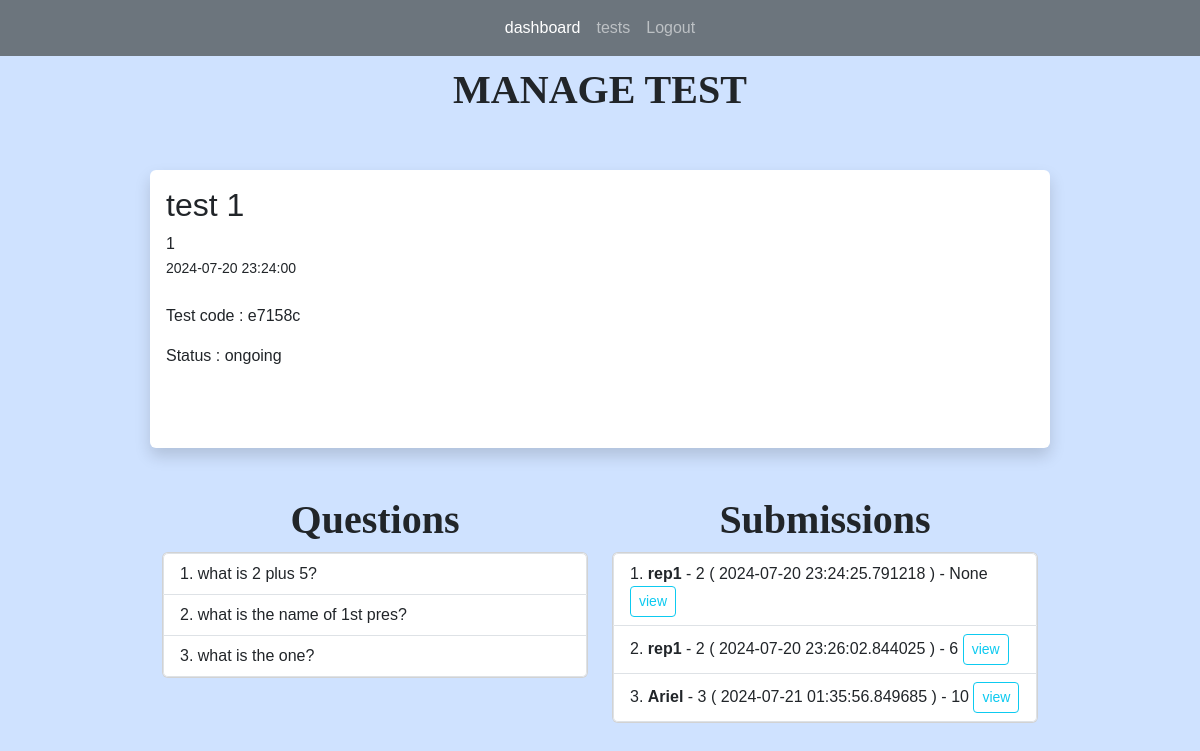
The page /tests/1 (signed in) on the database its author committed.
### app.py (models this page shows)
class Tests(db.Model):
    test_id = db.Column(db.Integer, primary_key=True)
    title = db.Column(db.String(255))
    start_date = db.Column(db.DateTime, nullable = False)
    end_date = db.Column(db.DateTime, nullable = False)
    status = db.Column(db.String(255))
    teacher_id = db.Column(db.Integer, db.ForeignKey('users.id'))
    teacher = db.relationship('Users', backref=db.backref('tests', lazy=True))
    questions = db.relationship("Questions", backref="question_list")
    code = db.Column(db.String(6), unique=True)  # column to store the unique code
    students = db.relationship('Users', secondary='test_students', backref=db.backref('tests_registered', lazy=True))
    submissions = db.relationship('Submission', backref='test_submissions', lazy=True)

class Questions(db.Model):
    question_id = db.Column(db.Integer, primary_key=True)
    question_text = db.Column(db.String(255), nullable=False)
    question_type = db.Column(db.String(255), nullable=False)
    points = db.Column(db.Integer, nullable=False)
    option1 = db.Column(db.String(255))
    option2 = db.Column(db.String(255))
    option3 = db.Column(db.String(255))
    option4 = db.Column(db.String(255))
    correct_opt = db.Column(db.Integer)
    correct_ans = db.Column(db.String(255))
    test_id = db.Column(db.Integer, db.ForeignKey('tests.test_id'))
    test = db.relationship('Tests', backref=db.backref('question_test', lazy=True))
    answer = db.relationship("Answers", uselist=False)

class Submission(db.Model):
    submission_id = db.Column(db.Integer, primary_key=True)
    student_id = db.Column(db.Integer, db.ForeignKey('users.id'))
    test_id = db.Column(db.Integer, db.ForeignKey('tests.test_id'))
    submitted_at = db.Column(db.DateTime, default=datetime.now)
    total_points = db.Column(db.Integer)
    student = db.relationship('Users', backref=db.backref('submitter', lazy=True))
    test = db.relationship('Tests', backref=db.backref('submission_test', lazy=True))
    answers = db.relationship('Answers', backref=db.backref('answered_questions', lazy=True), lazy=True)

class Users(db.Model, UserMixin):
    id = db.Column(db.Integer, primary_key = True)
    name = db.Column(db.String(200), nullable=False)
    email = db.Column(db.String(120), nullable=False, unique =True)
    password = db.Column(db.String(128), nullable=False)
    role = db.Column(db.String(80), nullable=False)
    submissions = db.relationship('Submission', backref='submitted_tests', lazy=True)

### app.py (the view)
@app.route('/tests/<int:id>', methods=['GET', 'POST'])
@login_required(role="teacher")
def test(id):
    test = Tests.query.get_or_404(id)
    questions = Questions.query.filter_by(test_id = id)
    return render_template('manage_test.html', test=test, questions=questions)

### app.py (called while the page is built)
@login_manager.user_loader
def load_user(user_id):
    return Users.query.get(int(user_id))

def login_required(role="ANY"):
    def wrapper(fn):
        @wraps(fn)
        def decorated_view(*args, **kwargs):
            if not current_user.is_authenticated:
               return login_manager.unauthorized()
            if ( (current_user.role != role) and (role != "ANY")):
                return login_manager.unauthorized()
            return fn(*args, **kwargs)
        return decorated_view
    return wrapper

### templates/manage_test.html (shortened to what this page needs)
{% extends 'index.html' %}
{% block content %}
<h1>MANAGE TEST</h1>
<br>
<br/>
<div class="shadow p-3 mb-5 bg-body rounded">
	<h2>{{ test.title }}</h2>
    {{ test.teacher_id }}<br/>
	<small>{{ test.start_date }}</small> <br/><br/>
	<p>
		Test code : {{ test.code }}
	</p>
	<p>
		Status : {{ test.status }}
	</p>
	<br/><br/>
</div>
<div class="container text-center">
	<div class="row">
	  <div class="col">
		<h1>Questions</h1>
	  </div>
	  <div class="col">
		<h1>Submissions</h1>
	  </div>
	</div>
	<div class="row">
	  <div class="col">
		<div class="card">
			<ul class="list-group list-group-numbered">
				{% for question in questions %}
				<li style="text-align: left;" class="list-group-item justify-content-between ">
					{{ question.question_text }}
				</li>
				{% endfor %}
			</ul>
		</div>
	  </div>
	  <div class="col">
		<div class="card">
			<ul class="list-group list-group-numbered">
				{% for submission in test.submissions %}
				<li style="text-align: left;" class="list-group-item justify-content-between ">
					<b>
						{{ submission.student.name }}
					</b>
					 - {{ submission.student_id }}
					( {{ submission.submitted_at }} ) -
					{{ submission.total_points }}
					<a class="btn btn-outline-info btn-sm" href="{{ url_for('view_submission', id=test.test_id, submission_id = submission.submission_id)}}">view</a>
				</li>
				{% endfor %}
			</ul>
		</div>
	  </div>
	</div>
  </div>
{% endblock %}

### static/main.css (style rules this page uses)
body { font-family: Arial, sans-serif; margin: 0; padding: 0; }
H1 { font-family: Copperplate; font-weight: bold; font-size: 40px; text-align: center; }

### rows shown on the page
Tests: title "test 1", teacher_id "1", start_date "2024-07-20 23:24:00", code "e7158c", status "ongoing"
Questions: question_text "what is 2 plus 5?"
Questions: question_text "what is the name of 1st pres?"
Questions: question_text "what is the one?"
Submission: student.name "rep1", student_id "2", submitted_at "2024-07-20 23:24:25.791218", total_points "None"
Submission: student.name "rep1", student_id "2", submitted_at "2024-07-20 23:26:02.844025", total_points "6"
Submission: student.name "Ariel", student_id "3", submitted_at "2024-07-21 01:35:56.849685", total_points "10"
